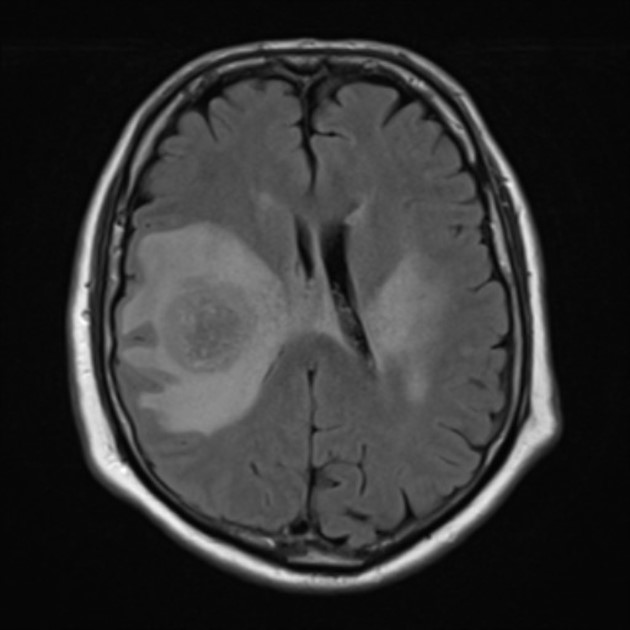
%> input picture Images Example/MRI (5).jpg, 630 x 630 px
$ octave testfcmthresh.m   (GNU Octave 9; MATLAB toolbox functions it lacks are replaced by stand-ins)
%> lines starting %> are read from the running program, lines starting %| are printed output that depends on the picture; in (x1, y1, x2, y2) boxes, pixels count from 0 and x2, y2 are one past the last pixel; in counts of white or black regions, pixels touching at a corner belong together; the program's own positions count from 1
### Code/filterwiener.m
function [f,noise] = wiener2(varargin)
%WIENER2 2-D adaptive noise-removal filtering.
%   WIENER2 lowpass filters an intensity image that has been degraded by
%   constant power additive noise. WIENER2 uses a pixel-wise adaptive Wiener
%   method based on statistics estimated from a local neighborhood of each
%   pixel.
%
%   J = WIENER2(I,[M N],NOISE) filters the image I using pixel-wise adaptive
%   Wiener filtering, using neighborhoods of size M-by-N to estimate the local
%   image mean and standard deviation. If you omit the [M N] argument, M and N
%   default to 3. The additive noise (Gaussian white noise) power is assumed
%   to be NOISE.
%
%   [J,NOISE] = WIENER2(I,[M N]) also estimates the additive noise power
%   before doing the filtering. WIENER2 returns this estimate as NOISE.
%
%   Class Support
%   -------------
%   The input image I can be uint8, uint16, int16, double, or single.  The
%   output image J has the same class as I.
%
%   Example
%   -------
%       RGB = imread('saturn.png');
%       I = rgb2gray(RGB);
%       J = imnoise(I,'gaussian',0,0.005);
%       K = wiener2(J,[5 5]);
%       figure, imshow(J), figure, imshow(K)
%
%   See also FILTER2, MEDFILT2.

%   Copyright 1993-2013 The MathWorks, Inc.


% Reference: "Two-Dimensional Signal and Image Processing" by
% Jae S. Lim, p. 538, equations 9.26, 9.27, and 9.29.

[g, nhood, noise] = ParseInputs(varargin{:});

classin = class(g);
classChanged = false;
if ~isa(g, 'double')
  classChanged = true;
  g = im2double(g);
end

% Estimate the local mean of f.
localMean = filter2(ones(nhood), g) / prod(nhood);

% Estimate of the local variance of f.
localVar = filter2(ones(nhood), g.^2) / prod(nhood) - localMean.^2;

% Estimate the noise power if necessary.
if (isempty(noise))
  noise = mean2(localVar);
end

% Compute result
% f = localMean + (max(0, localVar - noise) ./ ...
%           max(localVar, noise)) .* (g - localMean);
%
% Computation is split up to minimize use of memory
% for temp arrays.
f = g - localMean;
g = localVar - noise;
g = max(g, 0);
localVar = max(localVar, noise);
f = f ./ localVar;
f = f .* g;
f = f + localMean;

if classChanged
  f = images.internal.changeClass(classin, f);
end


%%%
%%% Subfunction ParseInputs
%%%
function [g, nhood, noise] = ParseInputs(varargin)

nhood = [3 3];
noise = [];

switch nargin
case 0
    error(message('images:wiener2:tooFewInputs'));

case 1
    % wiener2(I)

    g = varargin{1};

case 2
    g = varargin{1};

    switch numel(varargin{2})
    case 1
        % wiener2(I,noise)

        noise = varargin{2};

    case 2
        % wiener2(I,[m n])

        nhood = varargin{2};

    otherwise
        error(message('images:validate:invalidSyntax'))
    end

case 3
    g = varargin{1};

    if (numel(varargin{3}) == 2)
        % wiener2(I,[m n],[mblock nblock]) REMOVED
        error(message('images:removed:syntax','WIENER2(I,[m n],[mblock nblock])','WIENER2(I,[m n])'))
    else
        % wiener2(I,[m n],noise)
        nhood = varargin{2};
        noise = varargin{3};
    end

case 4
    % wiener2(I,[m n],[mblock nblock],noise) REMOVED
    error(message('images:removed:syntax','WIENER2(I,[m n],[mblock nblock],noise)','WIENER2(I,[m n],noise)'))

    g = varargin{1};
    nhood = varargin{2};
    noise = varargin{4};

otherwise
    error(message('images:wiener2:tooManyInputs'));

end

% checking if input image is a truecolor image-not supported by WIENER2
if (ndims(g) == 3)
    error(message('images:wiener2:wiener2DoesNotSupport3D'));
end

### Code/testfcmthresh.m
clear;close all;
% Segmentasi Citra MRI
%===========================================================================================================
MRI = imread('MRI (5).jpg');
%> MRI is the input picture: size 630x630 uint8; min 2, max 255, mean 50.7
[rows, columns, numberOfColorChannels] = size(MRI);
%> rows = 630; columns = 630; numberOfColorChannels = 1
subplot(3,4,1);
imshow(MRI);title('Original');
% Mengecek terlebih dahulu apakah citra masih RGB atau sudah Grayscale
if numberOfColorChannels > 1
	MRI = rgb2gray(MRI);
end
%==========================================================================,.=================================
% Mengaplikasikan threshold proses untuk mengubah citra menjadi citra biner
thresholdValue = 65;%berhasil 55 & 60 & 65 trial and error
binaryImage = MRI > thresholdValue;
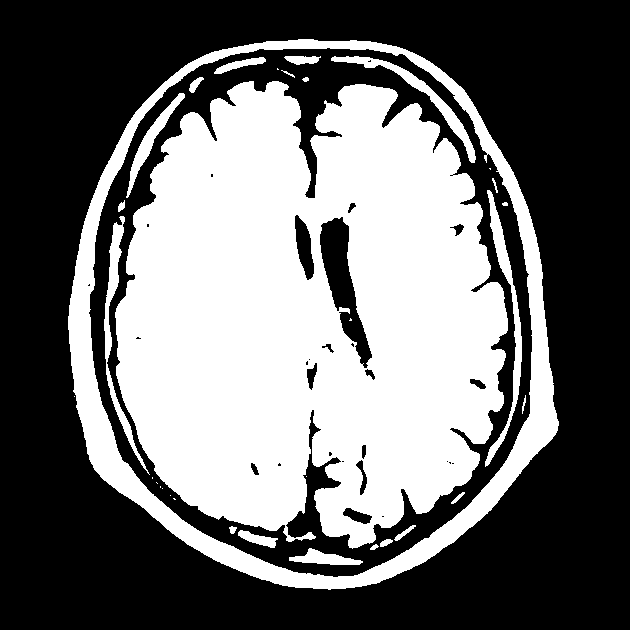
%> binaryImage: size 630x630 logical; 42.5% white; 33 white regions (11 under 20 px), largest, box (x1, y1, x2, y2) and area: (115, 81, 508, 549) 134688, (68, 39, 559, 590) 25696, (485, 190, 522, 467) 1883
% Menghilangkan bingkai yang kemungkinan terdapat pada citra saat proses
% akuisisi, dengan nilai default jarak konektivitas antar piksel adalah 8
binaryImage = imclearborder(binaryImage);

%===========================================================================================================
% Mengekstrak tulang tengkorak dan otak, dengan menggunakan fungsi BW area
% filter, dengan parameter bahwa 2 bulatan terbesar kemungkinan adalah
% tulang tengkorak atau otak itu sendiri
binaryImage = bwareafilt(binaryImage, 2);
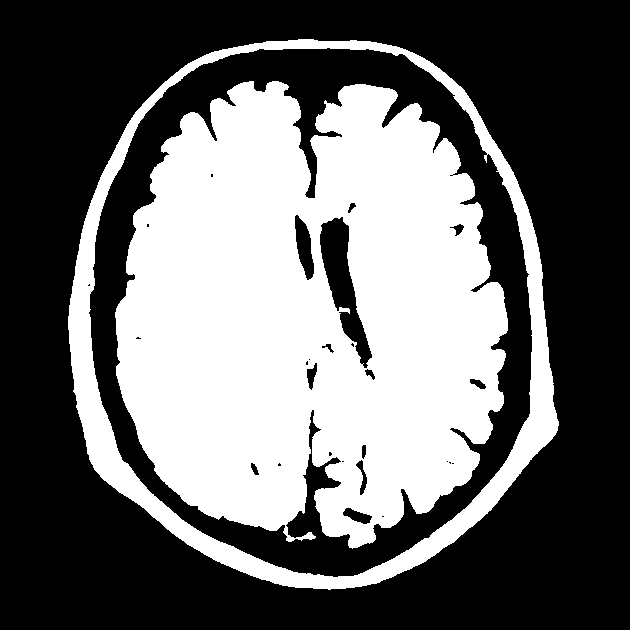
%> binaryImage: size 630x630 logical; 40.4% white; 2 white regions, box (x1, y1, x2, y2) and area: (115, 81, 508, 549) 134688, (68, 39, 559, 590) 25696
% lakukan erosi untuk memisahkan antara pinggiran tulang tengkorak dengan
% otak
binaryImage = imopen(binaryImage, true(1));
% Setelah proses erosi, pada citra terdapat celah antara tulang tengkorak
% dan otak, kemudian ambil bulatan terbesar yang kemungkinan besar adalah
% otak
binaryImage = bwareafilt(binaryImage, 1);
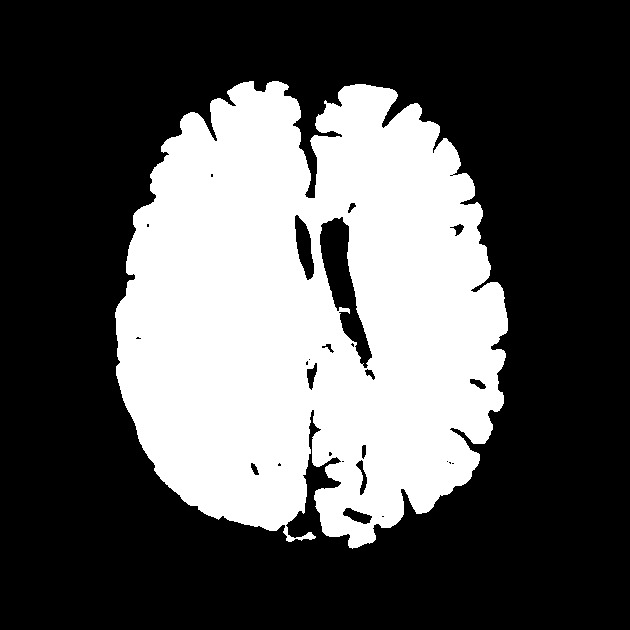
%> binaryImage: size 630x630 logical; 33.9% white; 1 white region, box (x1, y1, x2, y2) and area: (115, 81, 508, 549) 134688
% tutupi bagian kosong pada citra MRI menggunakan fungsi imfill
binaryImage = imfill(binaryImage, 'holes');
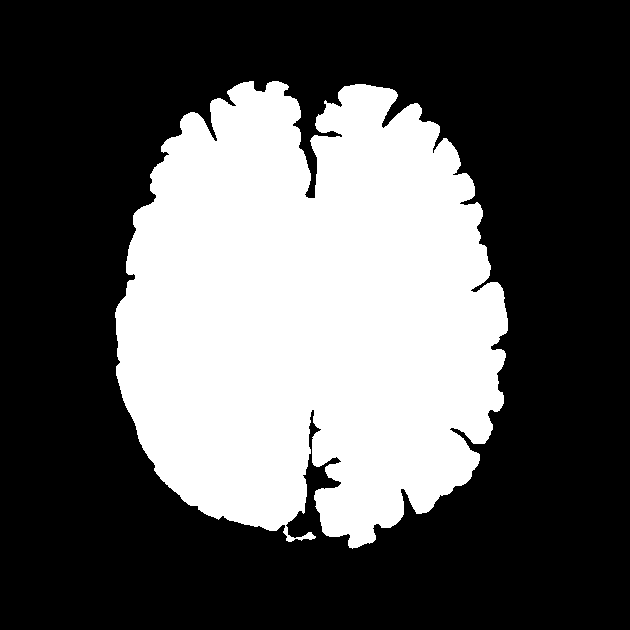
%> binaryImage: size 630x630 logical; 35.1% white; 1 white region, box (x1, y1, x2, y2) and area: (115, 81, 508, 549) 139468
% Tebalkan citra hasil seleksi guna mengkompensasi pixel yang hilang
binaryImage = imdilate(binaryImage, true(1));

%===========================================================================================================
% Gabungkan antara hasil pemotongan tulang tengkorak dengan citra asli
skullFreeImage = MRI;
skullFreeImage(~binaryImage) = 0;
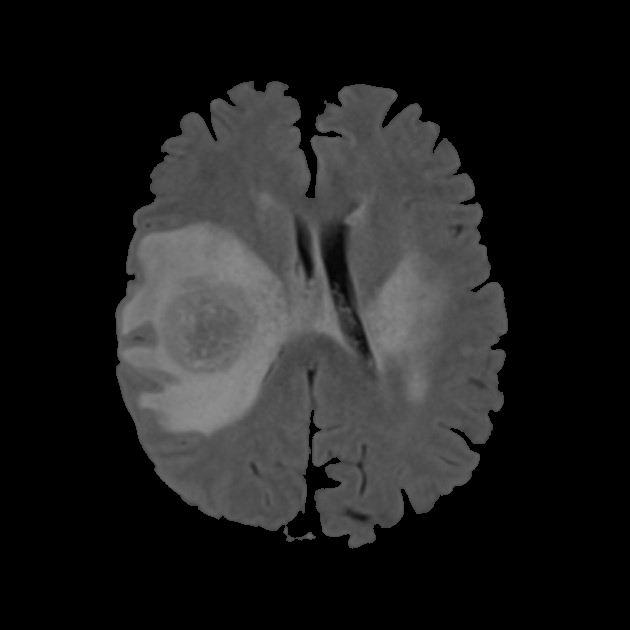
%> skullFreeImage: size 630x630 uint8; min 0, max 142, mean 31.3

% TAmpilkan citra hasil pemotongan tulang tengkorak
subplot(3,4,2);
imshow(skullFreeImage);title('Skull Stripped Away');

%applying morphological process to image to enhanced the image
se1 = strel('diamond',2);
I1 = imclose(skullFreeImage, se1);
se2 = strel('diamond',3);
I2 = imopen(I1, se2);


ukuran = size(I2);
%> ukuran = [630 630]
subplot(3,4,3);
imshow(I2);title('Morphological Enhancement');

%remove noise image
noiseremoveimage = filterwiener(I2,[3 3]);
%> in ParseInputs, `nhood = varargin{2};`: nhood = [3 3]
%> in wiener2, `[g, nhood, noise] = ParseInputs(varargin{:});`: noise = []
%> in wiener2, `localVar = filter2(ones(nhood), g.^2) / prod(nhood) - localMean.^2;`:
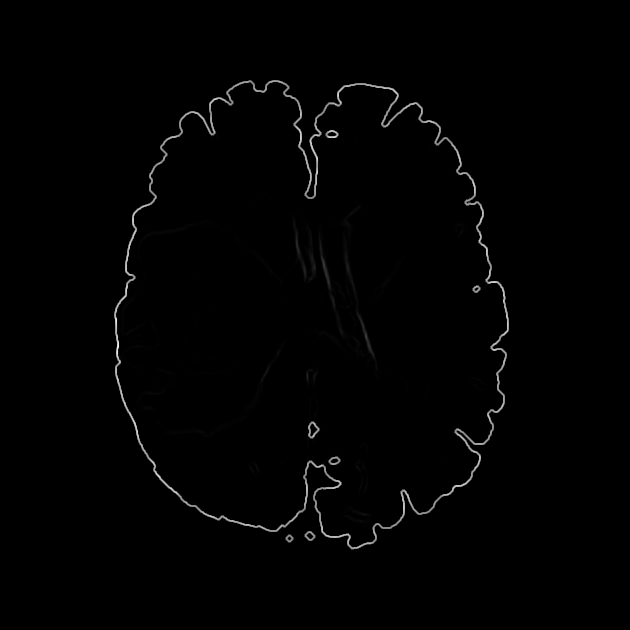
%> localVar: size 630x630 double; min -1.11e-16, max 0.0292, mean 0.000246; drawn with min black and max white
%> in wiener2, `noise = mean2(localVar);`: noise = 0.000246
%> in wiener2, `f = g - localMean;`:
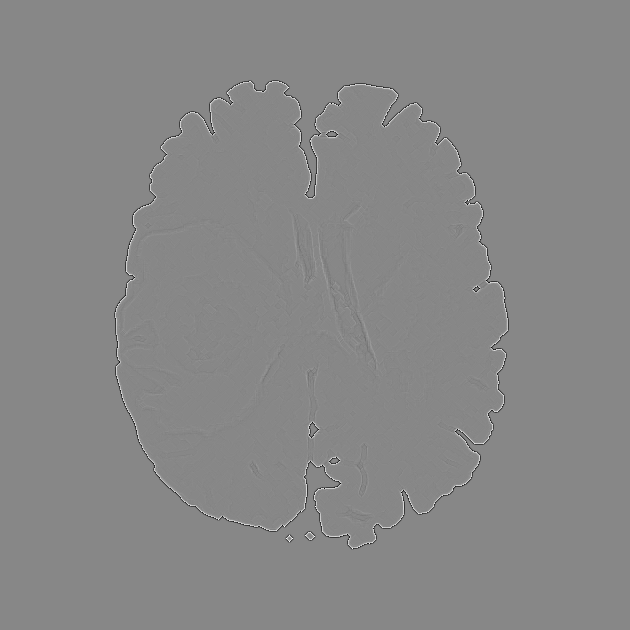
%> f: size 630x630 double; min -0.166, max 0.146, mean -1.74e-18; drawn with min black and max white
%> the run ends on the next line

$ run again, with Images Example/MRI (1).jpg copied over Images Example/MRI (5).jpg
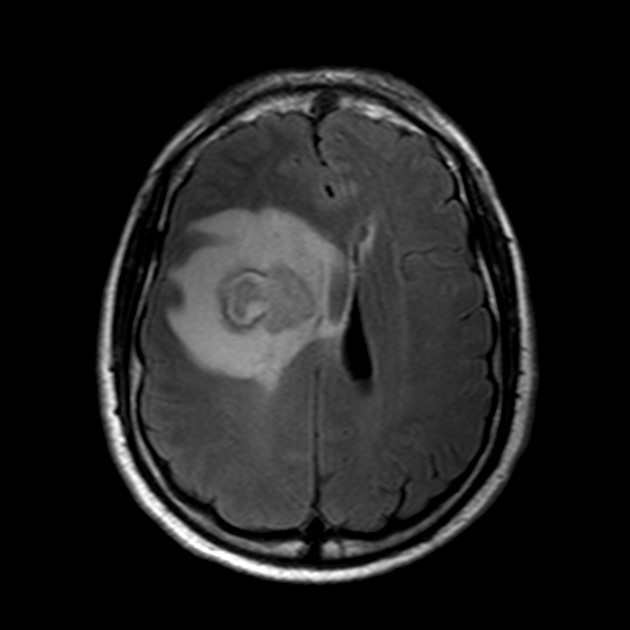
%> input picture Images Example/MRI (1).jpg, 630 x 630 px
%> MRI is the input picture: size 630x630 uint8; min 0, max 255, mean 31.1
%> `binaryImage = MRI > thresholdValue;`:
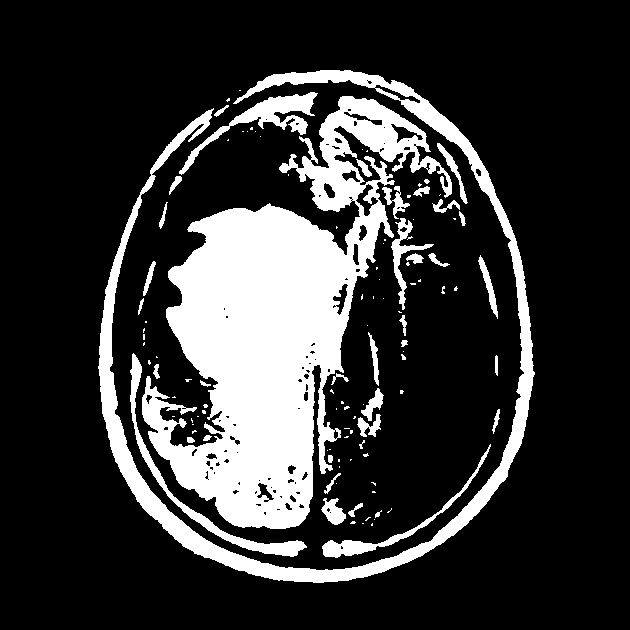
%> binaryImage: size 630x630 logical; 20.5% white; 113 white regions (73 under 20 px), largest, box (x1, y1, x2, y2) and area: (142, 96, 452, 529) 53309, (98, 70, 535, 583) 17185, (130, 353, 307, 557) 2248
%> in ParseInputs, `nhood = varargin{2};`: nhood = [3 3]
%> in wiener2, `[g, nhood, noise] = ParseInputs(varargin{:});`: noise = []
%> in wiener2, `noise = mean2(localVar);`: noise = 0.000237
%> in wiener2, `f = g - localMean;`:
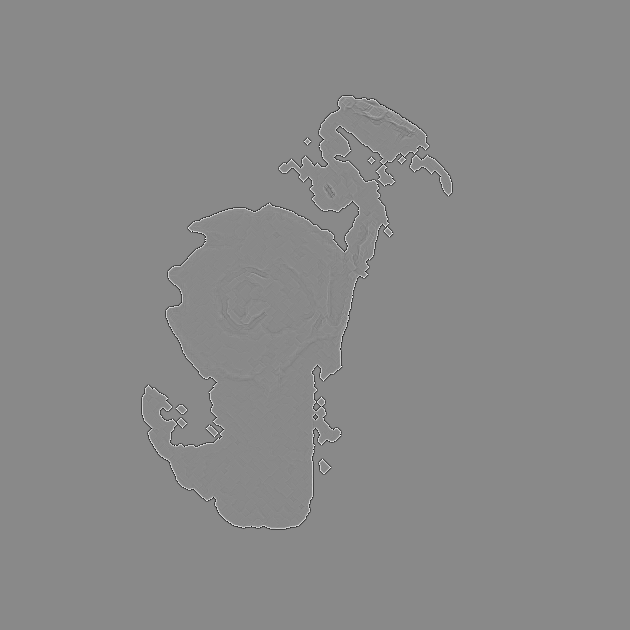
%> f: size 630x630 double; min -0.173, max 0.148, mean 1.55e-18; drawn with min black and max white

$ run again, with Images Example/MRI (10).jpg copied over Images Example/MRI (5).jpg
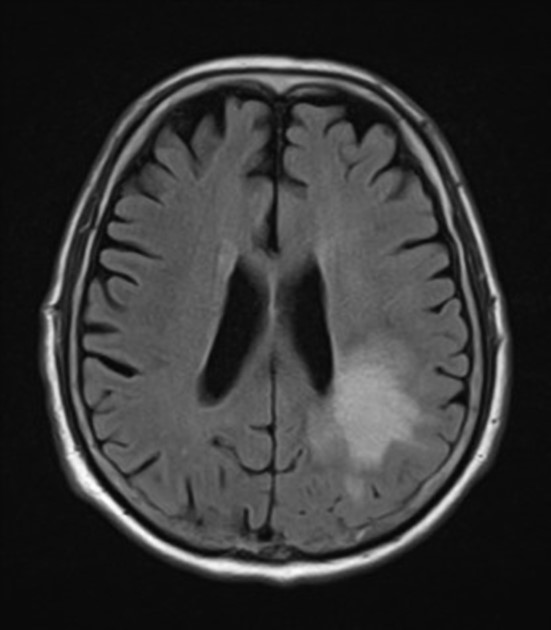
%> input picture Images Example/MRI (10).jpg, 551 x 630 px
%> MRI is the input picture: size 630x551x3 uint8; min 4, max 255, mean 53.3
%> MRI: size 630x551 uint8
%> `binaryImage = MRI > thresholdValue;`:
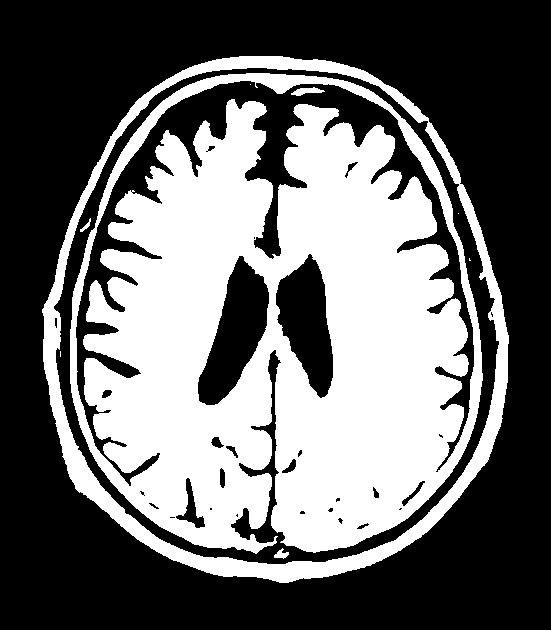
%> binaryImage: size 630x551 logical; 41.5% white; 9 white regions (4 under 20 px), largest, box (x1, y1, x2, y2) and area: (70, 73, 483, 554) 125211, (42, 56, 509, 583) 18497, (291, 87, 325, 96) 162, (274, 548, 289, 559) 86, (80, 218, 91, 232) 48
%> in ParseInputs, `nhood = varargin{2};`: nhood = [3 3]
%> in wiener2, `[g, nhood, noise] = ParseInputs(varargin{:});`: noise = []
%> in wiener2, `noise = mean2(localVar);`: noise = 0.000369
%> in wiener2, `f = f ./ localVar;`:
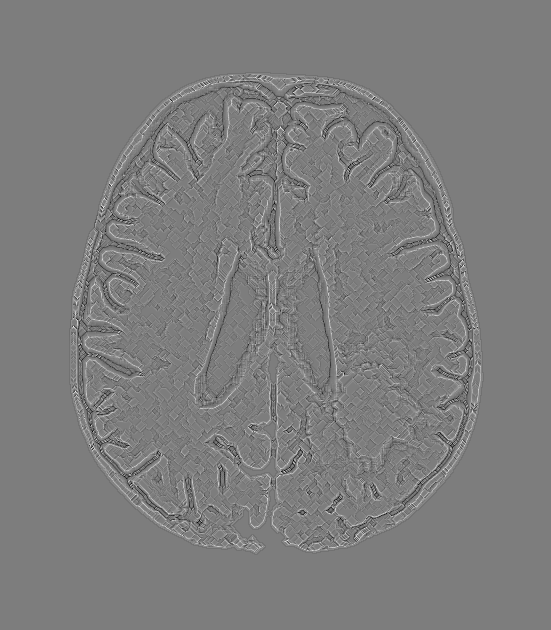
%> f: size 630x551 double; min -54.89, max 56.64, mean 0.1; drawn with min black and max white

$ run again, with Images Example/MRI (2).jpg copied over Images Example/MRI (5).jpg
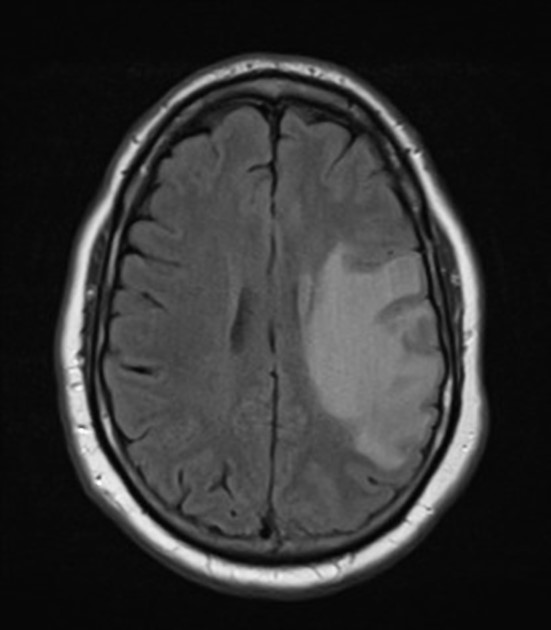
%> input picture Images Example/MRI (2).jpg, 551 x 630 px
%> MRI is the input picture: size 630x551 uint8; min 1, max 255, mean 50.8
%> in ParseInputs, `nhood = varargin{2};`: nhood = [3 3]
%> in wiener2, `[g, nhood, noise] = ParseInputs(varargin{:});`: noise = []
%> in wiener2, `noise = mean2(localVar);`: noise = 0.00029
%> in wiener2, `f = f ./ localVar;`:
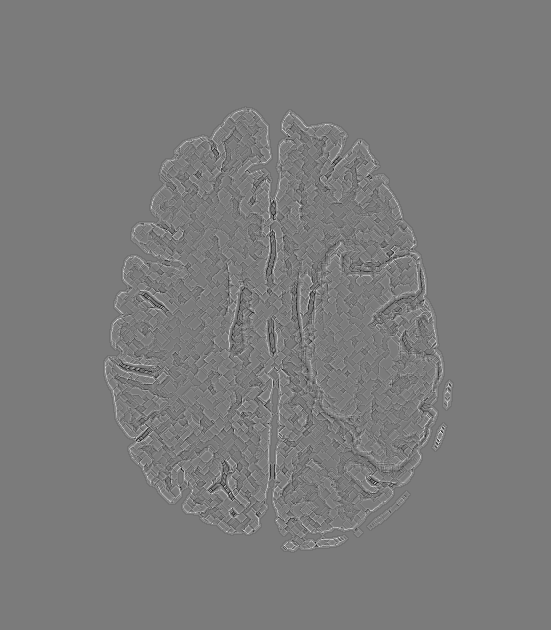
%> f: size 630x551 double; min -59.74, max 63.75, mean 0.2; drawn with min black and max white
